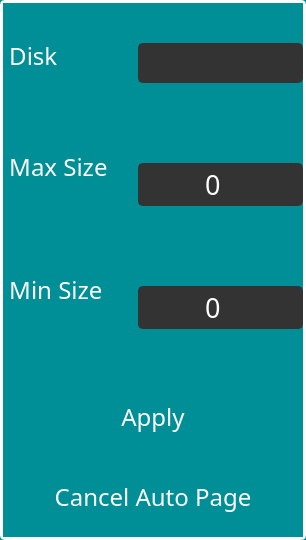
                    <widget class="QGroupBox" name="groupBox_25">
                     <property name="styleSheet">
                      <string notr="true">QGroupBox::title{
	color : white;
	left: 10px;
	margin-left: 0px;
	padding: 0 1px;
}

QGroupBox{
	border-width: 3px;
	border-style: solid;
	border-color: white;
	margin-top: 0.5ex;
	border-radius: 5px;
	background:#008F96;
}</string>
                     </property>
                     <property name="title">
                      <string/>
                     </property>
                     <layout class="QGridLayout" name="gridLayout_70">
                      <property name="leftMargin">
                       <number>0</number>
                      </property>
                      <property name="topMargin">
                       <number>0</number>
                      </property>
                      <property name="rightMargin">
                       <number>0</number>
                      </property>
                      <property name="bottomMargin">
                       <number>0</number>
                      </property>
                      <property name="spacing">
                       <number>0</number>
                      </property>
                      <item row="0" column="0">
                       <widget class="QFrame" name="frame_28">
                        <property name="minimumSize">
                         <size>
                          <width>300</width>
                          <height>50</height>
                         </size>
                        </property>
                        <property name="styleSheet">
                         <string notr="true">background:#008F96;
color: rgb(255, 255, 255);
border-width: 0;
border-radius : 0;</string>
                        </property>
                        <property name="frameShape">
                         <enum>QFrame::StyledPanel</enum>
                        </property>
                        <property name="frameShadow">
                         <enum>QFrame::Raised</enum>
                        </property>
                        <layout class="QGridLayout" name="gridLayout_27">
                         <property name="leftMargin">
                          <number>0</number>
                         </property>
                         <property name="topMargin">
                          <number>0</number>
                         </property>
                         <property name="rightMargin">
                          <number>0</number>
                         </property>
                         <property name="bottomMargin">
                          <number>0</number>
                         </property>
                         <property name="spacing">
                          <number>0</number>
                         </property>
                         <item row="1" column="0">
                          <widget class="QPushButton" name="pushButtonChangePageSize">
                           <property name="minimumSize">
                            <size>
                             <width>0</width>
                             <height>80</height>
                            </size>
                           </property>
                           <property name="font">
                            <font>
                             <family>Berlin Sans FB</family>
                             <pointsize>18</pointsize>
                            </font>
                           </property>
                           <property name="styleSheet">
                            <string notr="true">QPushButton {
	border: none;
	background-color: rgba(0,0,0,0);
	color : white;
}
QPushButton:hover {
	background-color: rgb(51,51,51);
}
QPushButton:pressed {	
	background-color: #7A0000;
}</string>
                           </property>
                           <property name="text">
                            <string>Apply</string>
                           </property>
                          </widget>
                         </item>
                         <item row="0" column="0">
                          <layout class="QFormLayout" name="formLayout">
                           <property name="horizontalSpacing">
                            <number>30</number>
                           </property>
                           <property name="verticalSpacing">
                            <number>0</number>
                           </property>
                           <item row="0" column="0">
                            <widget class="QLabel" name="label_43">
                             <property name="minimumSize">
                              <size>
                               <width>100</width>
                               <height>60</height>
                              </size>
                             </property>
                             <property name="font">
                              <font>
                               <family>Berlin Sans FB</family>
                               <pointsize>18</pointsize>
                              </font>
                             </property>
                             <property name="text">
                              <string> Disk</string>
                             </property>
                            </widget>
                           </item>
                           <item row="1" column="0">
                            <widget class="QLabel" name="label_46">
                             <property name="minimumSize">
                              <size>
                               <width>100</width>
                               <height>50</height>
                              </size>
                             </property>
                             <property name="font">
                              <font>
                               <family>Berlin Sans FB</family>
                               <pointsize>18</pointsize>
                              </font>
                             </property>
                             <property name="text">
                              <string> Max Size</string>
                             </property>
                            </widget>
                           </item>
                           <item row="2" column="0">
                            <widget class="QLabel" name="label_45">
                             <property name="minimumSize">
                              <size>
                               <width>100</width>
                               <height>50</height>
                              </size>
                             </property>
                             <property name="font">
                              <font>
                               <family>Berlin Sans FB</family>
                               <pointsize>18</pointsize>
                              </font>
                             </property>
                             <property name="text">
                              <string> Min Size</string>
                             </property>
                            </widget>
                           </item>
                           <item row="1" column="1">
                            <layout class="QVBoxLayout" name="verticalLayout_11">
                             <item>
                              <spacer name="verticalSpacer_3">
                               <property name="orientation">
                                <enum>Qt::Vertical</enum>
                               </property>
                               <property name="sizeHint" stdset="0">
                                <size>
                                 <width>20</width>
                                 <height>40</height>
                                </size>
                               </property>
                              </spacer>
                             </item>
                             <item>
                              <widget class="QSpinBox" name="spinBoxChangePageSizeMax">
                               <property name="minimumSize">
                                <size>
                                 <width>0</width>
                                 <height>40</height>
                                </size>
                               </property>
                               <property name="font">
                                <font>
                                 <family>Berlin Sans FB</family>
                                 <pointsize>20</pointsize>
                                 <weight>50</weight>
                                 <italic>false</italic>
                                 <bold>false</bold>
                                </font>
                               </property>
                               <property name="styleSheet">
                                <string notr="true">QSpinBox { 
	border: 2px solid rgb(51,51,51);
	border-radius: 5px;	
	color:rgb(255,255,255);
	background-color: rgb(51,51,51);
	
	font: 20pt &quot;Berlin Sans FB&quot;;
}

QSpinBox::up-arrow { 
	image: url(:icons/icos/arrow.png);
}

QSpinBox::up-button {
	border: none; 
	color:rgb(255,255,255,0);
    border-left-width: 1px;
    border-left-color: darkgray;
}
QSpinBox::up-button:hover { 
	border: 2px solid rgb(0,143,170);
	border-radius: 5px;	
	color:rgb(255,255,255);
}

QSpinBox::down-arrow { 
	image: url(:icons/icos/arrow.png);
}
QSpinBox::down-button {
	border: none; 
	color:rgb(255,255,255,0);
}
QSpinBox::down-button:hover { 
	border: 2px solid rgb(0,143,170);
	border-radius: 5px;	
	color:rgb(255,255,255);
}
</string>
                               </property>
                               <property name="alignment">
                                <set>Qt::AlignCenter</set>
                               </property>
                              </widget>
                             </item>
                             <item>
                              <spacer name="verticalSpacer_4">
                               <property name="orientation">
                                <enum>Qt::Vertical</enum>
                               </property>
                               <property name="sizeHint" stdset="0">
                                <size>
                                 <width>20</width>
                                 <height>40</height>
                                </size>
                               </property>
                              </spacer>
                             </item>
                            </layout>
                           </item>
                           <item row="2" column="1">
                            <layout class="QVBoxLayout" name="verticalLayout_12">
                             <item>
                              <spacer name="verticalSpacer_5">
                               <property name="orientation">
                                <enum>Qt::Vertical</enum>
                               </property>
                               <property name="sizeHint" stdset="0">
                                <size>
                                 <width>20</width>
                                 <height>40</height>
                                </size>
                               </property>
                              </spacer>
                             </item>
                             <item>
                              <widget class="QSpinBox" name="spinBoxChangePageSizeMin">
                               <property name="minimumSize">
                                <size>
                                 <width>0</width>
                                 <height>40</height>
                                </size>
                               </property>
                               <property name="font">
                                <font>
                                 <family>Berlin Sans FB</family>
                                 <pointsize>20</pointsize>
                                 <weight>50</weight>
                                 <italic>false</italic>
                                 <bold>false</bold>
                                </font>
                               </property>
                               <property name="styleSheet">
                                <string notr="true">QSpinBox { 
	border: 2px solid rgb(51,51,51);
	border-radius: 5px;	
	color:rgb(255,255,255);
	background-color: rgb(51,51,51);
	font: 20pt &quot;Berlin Sans FB&quot;;
}

QSpinBox::up-arrow { 
	image: url(:icons/icos/arrow.png);
}

QSpinBox::up-button {
	border: none; 
	color:rgb(255,255,255,0);
    border-left-width: 1px;
    border-left-color: darkgray;
}
QSpinBox::up-button:hover { 
	border: 2px solid rgb(0,143,170);
	border-radius: 5px;	
	color:rgb(255,255,255);
}

QSpinBox::down-arrow { 
	image: url(:icons/icos/arrow.png);
}
QSpinBox::down-button {
	border: none; 
	color:rgb(255,255,255,0);
}
QSpinBox::down-button:hover { 
	border: 2px solid rgb(0,143,170);
	border-radius: 5px;	
	color:rgb(255,255,255);
}
</string>
                               </property>
                               <property name="alignment">
                                <set>Qt::AlignCenter</set>
                               </property>
                              </widget>
                             </item>
                             <item>
                              <spacer name="verticalSpacer_6">
                               <property name="orientation">
                                <enum>Qt::Vertical</enum>
                               </property>
                               <property name="sizeHint" stdset="0">
                                <size>
                                 <width>20</width>
                                 <height>48</height>
                                </size>
                               </property>
                              </spacer>
                             </item>
                            </layout>
                           </item>
                           <item row="0" column="1">
                            <layout class="QVBoxLayout" name="verticalLayout_13">
                             <item>
                              <spacer name="verticalSpacer_7">
                               <property name="orientation">
                                <enum>Qt::Vertical</enum>
                               </property>
                               <property name="sizeHint" stdset="0">
                                <size>
                                 <width>20</width>
                                 <height>40</height>
                                </size>
                               </property>
                              </spacer>
                             </item>
                             <item>
                              <widget class="QComboBox" name="comboBoxChangePageSize">
                               <property name="minimumSize">
                                <size>
                                 <width>0</width>
                                 <height>40</height>
                                </size>
                               </property>
                               <property name="font">
                                <font>
                                 <family>Berlin Sans FB</family>
                                 <pointsize>11</pointsize>
                                </font>
                               </property>
                               <property name="styleSheet">
                                <string notr="true">QComboBox {
	border: 2px solid rgb(51,51,51);
	border-radius: 5px;	
	color:rgb(255,255,255);
	background-color: rgb(51,51,51);
}

QComboBox:hover {
	border: 2px solid rgb(0,143,170);
	border-radius: 5px;	
	color:rgb(255,255,255);
	background-color: rgb(0,143,170);
}

QComboBox:!editable, QComboBox::drop-down:editable {
	background: rgb(51,51,51);
}

QComboBox:!editable:on, QComboBox::drop-down:editable:on {
    background:rgb(51,51,51);
}

QComboBox:on { /* shift the text when the popup opens */
    padding-top: 3px;
    padding-left: 4px;
}

QComboBox::drop-down {
    subcontrol-origin: padding;
    subcontrol-position: top right;
    width: 15px;

}

QComboBox::down-arrow {
    image: url(:icons/icos/arrow.png);
}

QComboBox::down-arrow:on { /* shift the arrow when popup is open */
    top: 1px;
    left: 1px;
}

QComboBox::drop-down {
    background:rgb(51,51,51);
}

</string>
                               </property>
                              </widget>
                             </item>
                             <item>
                              <spacer name="verticalSpacer_8">
                               <property name="orientation">
                                <enum>Qt::Vertical</enum>
                               </property>
                               <property name="sizeHint" stdset="0">
                                <size>
                                 <width>20</width>
                                 <height>40</height>
                                </size>
                               </property>
                              </spacer>
                             </item>
                            </layout>
                           </item>
                          </layout>
                         </item>
                         <item row="2" column="0">
                          <widget class="QPushButton" name="pushButtonCancelAutoPage">
                           <property name="enabled">
                            <bool>true</bool>
                           </property>
                           <property name="minimumSize">
                            <size>
                             <width>0</width>
                             <height>80</height>
                            </size>
                           </property>
                           <property name="font">
                            <font>
                             <family>Berlin Sans FB</family>
                             <pointsize>18</pointsize>
                            </font>
                           </property>
                           <property name="styleSheet">
                            <string notr="true">QPushButton {
	border: none;
	background-color: rgba(0,0,0,0);
	color : white;
}
QPushButton:hover {
	background-color: rgb(51,51,51);
}
QPushButton:pressed {	
	background-color: #7A0000;
}</string>
                           </property>
                           <property name="text">
                            <string>Cancel Auto Page</string>
                           </property>
                          </widget>
                         </item>
                        </layout>
                       </widget>
                      </item>
                     </layout>
                    </widget>
